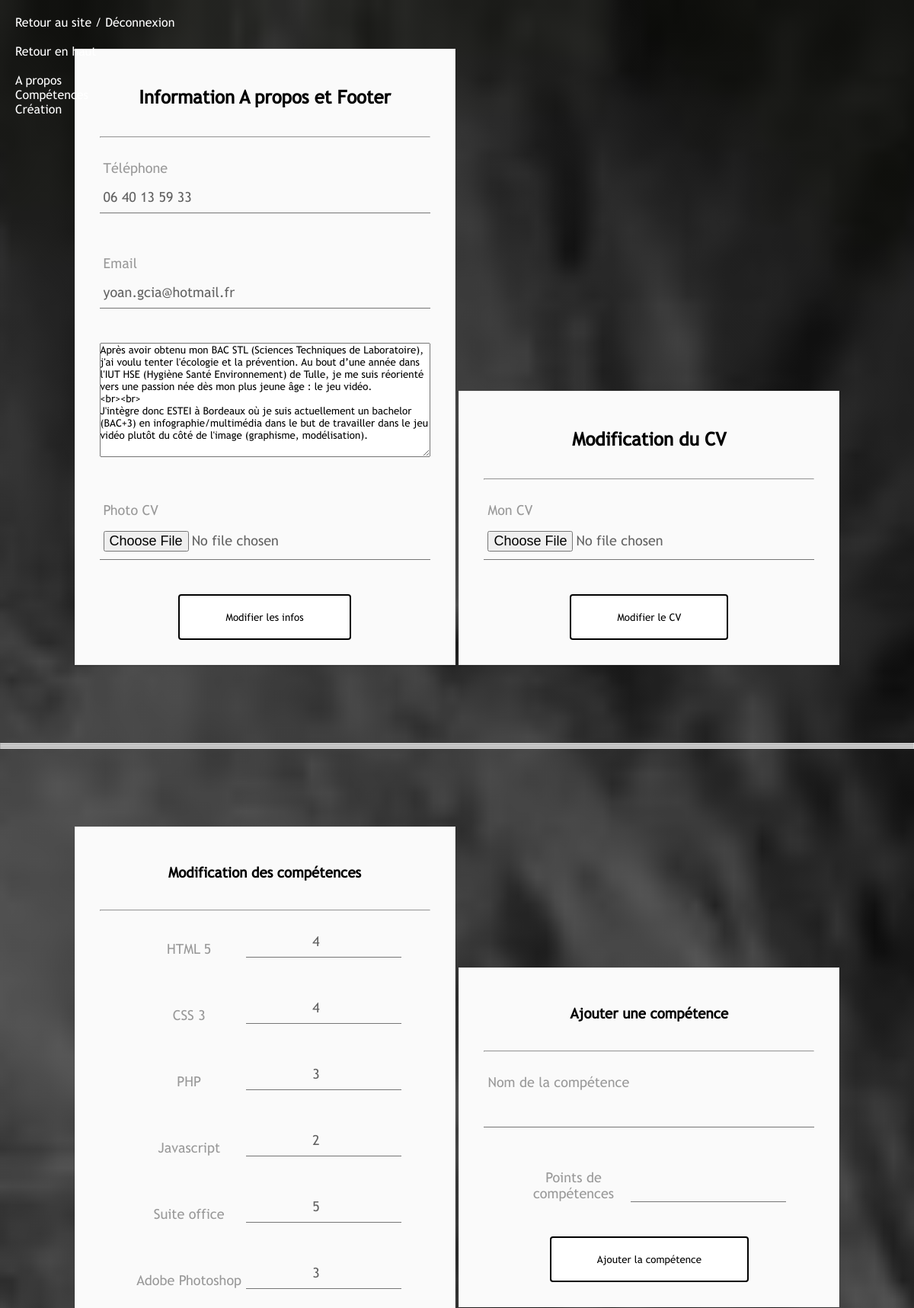
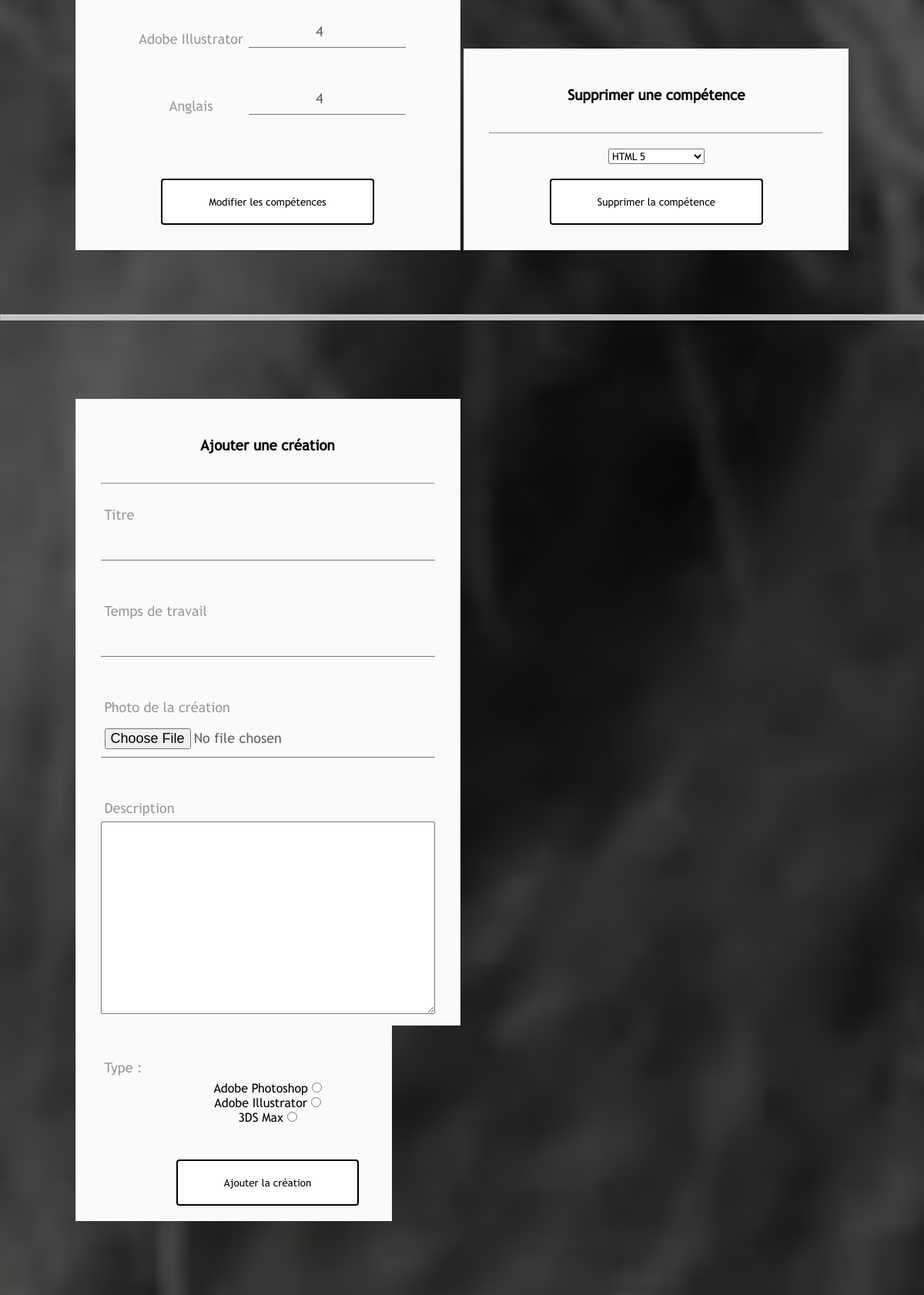
The page /admin/index.php (signed in, upper part) on the database its author committed (2 pictures, top to bottom).
### tables this page shows
CREATE TABLE `infos` (
  `id` int(11) NOT NULL,
  `email` varchar(255) NOT NULL,
  `telephone` varchar(255) NOT NULL,
  `apropos` text NOT NULL,
  `photoCV` varchar(255) NOT NULL,
  `CV` varchar(255) NOT NULL DEFAULT 'CV.pdf'
);

CREATE TABLE `competences` (
  `id` int(11) NOT NULL,
  `titre` varchar(255) NOT NULL,
  `points` int(11) NOT NULL
);

### admin/index.php (the view, shortened to what this page needs)
<?php
	$bdd = new PDO('mysql:host=localhost;dbname=yoangarchcbdd;charset=utf8', 'root', '') or die($pdo->errorInfo());
	$connect = false;
	if(isset($_SESSION['user']) && $_SESSION['user']['role'] === 'admin')
	{
		$connect = true;
	}
	$req = $bdd->prepare('SELECT * FROM infos  WHERE id = 1');
	$req->execute();
	$infos = $req->fetch();
	$req = $bdd->prepare('SELECT * FROM competences');
	$req->execute();
	$competences = $req->fetchall(PDO::FETCH_ASSOC);
	$req = $bdd->prepare('SELECT * FROM creations');
	$req->execute();
	$creations = $req->fetchall(PDO::FETCH_ASSOC);
?>
<!DOCTYPE html>
<html>
	<head>
		<link rel="stylesheet" type="text/css" href="css/styleadmin.css">
		<link rel="stylesheet" type="text/css" href="css/font-awesome.min.css">
	</head>
	<body>
		<?php if (!$connect): ?>
		<form class="form1" method="post" action="index.php">
			<input class="input1" type="hidden" class="champ" name="formulaire" value="connection">
			<div class="group">
				<input class="input0" type="text" name="pseudo"><span class="highlight"></span><span class="bar"></span>
				<label class="label0">Pseudo</label>
			</div>
			<div class="group">
				<input class="input0" type="password" name="password" ><span class="highlight"></span><span class="bar"></span>
				<label class="label0">Password</label>
			</div>
			<button type="submit" value"connect" class="button buttonBlue">Connection
				<div class="ripples buttonRipples"><span class="ripplesCircle"></span></div>
			</button>
		</form>
		<?php else: ?>
		<nav>
			<a href="../index.php" id="deco" class="backto backtosite">Retour au site / Déconnexion</a>
			<br>
			<br>
			<a href="#" class=" js-scrollTo backto backtotop">Retour en haut</a>
			<br>
			<br>
			<a href="#" class="js-scrollTo backto backtoapropos">A propos</a>
			<br>
			<a href="#competences" class="js-scrollTo backto backtocompetences">Compétences</a>
			<br>
			<a href="#creas" class="js-scrollTo backto backtocreations">Création</a>
			<br>
		</nav>
		<section id="formulaire_infos">
			<form class="form1 divinlinbloc" method="post" action="index.php" enctype="multipart/form-data">
				<h1>Information A propos et Footer</h1>
				<br><br><hr><br>
				<div class="group">
					<label class="label1">Téléphone</label><br><br>
					<input class="input1" type="text" name="telephone" value="<?=$infos['telephone']?>"><span class="highlight"></span><span class="bar"></span>
				</div>
				<div class="group">
					<label class="label1">Email</label><br><br>
					<input class="input1" type="email" name="email" value="<?=$infos['email']?>"><span class="highlight"></span><span class="bar"></span>
				</div>
				<div class="group">
					<textarea class="txtapropos" name="apropos"><?=$infos['apropos']?></textarea>
				</div>
				<div class="group">
					<label class="label1">Photo CV</label><br><br>
					<input class="input1" type="file" name="picture" ><span class="highlight"></span><span class="bar"></span>
				</div>
				<input class="boutonedit" type="submit" value="Modifier les infos">
			</form>
			<form class="form1 divinlinbloc" method="post" action="index.php" enctype="multipart/form-data">
				<h1>Modification du CV</h1>
				<br><br><hr><br>
				<div class="group">
					<label class="label1">Mon CV</label><br><br>
					<input class="input1" type="file" name="cv"><span class="highlight"></span><span class="bar"></span>
				</div>
				<input class="boutonedit" type="submit" value="Modifier le CV">
			</form>
		</section>
		<br><br><hr><hr><hr><hr><br><br>
		<section id="competences">
			<div class="divinlinbloc">
				<div class="divinlinbloc">
					<section id="edit_competences">
						<form class="form1" method="post" action="index.php">
							<h1>Modification des compétences</h1>
							<br><br><hr><br>
							<?php foreach ($competences as $competence): ?>
								<div class="group">
									<div class="divinlinbloc">
										<label class="label2"><?=$competence['titre']?></label>
									</div>
									<div class="divinlinbloc">
										<input class="input2" type="number" name="<?=$competence['id']?>" value="<?=$competence['points']?>"><span class="highlight"></span><span class="bar"></span>
									</div>
								</div>
							<?php endforeach ?>
							<br><br>
							<input class="boutonedit" type="submit" value="Modifier les compétences">
						</form>
					</section>
				</div>
				<div class="divinlinbloc">
					<section id="add_competences">
						<form class="form1" method="post" action="index.php">
							<h1>Ajouter une compétence</h1>
							<br><br><hr><br>
							<div class="group">
								<label class="label1">Nom de la compétence</label><br><br>
								<input class="input1" type="text" name="titre"><span class="highlight"></span><span class="bar"></span>
							</div>
							<div class="group">
								<div class="divinlinbloc">
									<label class="label2">Points de compétences</label>
								</div>
								<div class="divinlinbloc">
									<input class="input2" type="number" name="points"><span class="highlight"></span><span class="bar"></span>
								</div>
							</div>
							<input class="boutonedit" type="submit" value="Ajouter la compétence">
						</form>
					</section>
					<section id="del_competences">
						<form class="form1" method="post" action="index.php" enctype="multipart/form-data">
							<h1>Supprimer une compétence</h1>
							<br><br><hr><br>
							<SELECT name="id" size="1">
								<?php foreach ($competences as $competence): ?>
									<option value="<?=$competence['id']?>"><?=$competence['titre']?></option>
								<?php endforeach ?>
							</SELECT>
							<br><br>
							<input class="boutonedit" type="submit" value="Supprimer la compétence">
						</form>
					</section>
				</div>
			</div>
			<br><br><hr><hr><hr><hr><br><br>
			<div id="creas" class="divinlinbloc">
				<div class="divinlinbloc">
					<section id="add_creation">
						<form class="form1" method="post" action="index.php" enctype="multipart/form-data">
							<h1>Ajouter une création</h1>
							<br><br><hr><br>
							<div class="group">
								<label class="label1">Titre</label><br><br>
								<input class="input1" type="text" name="titre"><span class="highlight"></span><span class="bar"></span>
							</div>
							<div class="group">
								<label class="label1">Temps de travail</label><br><br>
								<input class="input1" type="text" name="temp"><span class="highlight"></span><span class="bar"></span>
							</div>
							<div class="group">
								<label class="label1">Photo de la création</label><br><br>
								<input class="input1" type="file" name="picture"><span class="highlight"></span><span class="bar"></span>
							</div>
							<div class="group">
								<label class="label1">Description</label><br><br>
								<textarea class="txtdescription" name="description"></textarea>
							</div>
							<div class="group">
								<label class="label1">Type :</label><br><br>
								<label>Adobe Photoshop
									<input type="radio" name="type" value="photo">
								</label><br>
								<label>Adobe Illustrator
									<input type="radio" name="type" value="illu">
								</label><br>
								<label>3DS Max
									<input type="radio" name="type" value="c3ds">
								</label><br>
							</div>
							<input class="boutonedit" type="submit" value="Ajouter la création">
						</form>
					</section>
				</div>
				<div class="divinlinbloc">
					<section id="del_creation">
						<form class="form1" method="post" action="index.php" enctype="multipart/form-data">
							<h1>Supprimer une création</h1>
							<br><br><hr><br>
							<SELECT name="id" size="1">
								<?php foreach ($creations as $creation): ?>
									<option value="<?=$creation['id']?>"><?=$creation['titre']?></option>
								<?php endforeach ?>
							</SELECT>
							<br><br>
							<input class="boutonedit" type="submit" value="Supprimer la création">
						</form>
					</section>
				</div>
			</div>
			<br><br><hr><hr><hr><hr><br><br>
		</section>
		<?php endif ?>
	</body>
</html>

### admin/css/styleadmin.css (style rules this page uses)
* { margin: 0px; padding: 0px; color: black; box-sizing: border-box; font-family: 'trebuchet'; }
body { background-image: -moz-linear-gradient(top, rgba(0,0,0,0.5), rgba(0,0,0,0.5)), url("../../IMG/lion.jpg"); background-image: -webkit-linear-gradient(top, rgba(0,0,0,0.5), rgba(0,0,0,0.5)), url("../../IMG/lion.jpg"); background-image: -ms-linear-gradient(top, rgba(0,0,0,0.5), rgba(0,0,0,0.5)), url("../../IMG/lion.jpg"); background-image: linear-gradient(top, rgba(0,0,0,0.5), rgba(0,0,0,0.5)), url("../../IMG/lion.jpg"); background-repeat: no-repeat; background-size: cover; background-attachment: fixed; background-position: center center; text-align: center; margin: 0 auto; }
nav { position: fixed; top: 20px; left: 20px; height: 150px; text-align: left; }
.backto { color: white; text-decoration: none; }
.form1 { width: 500px; margin: 4em auto; padding: 3em 2em 2em 2em; background: #fafafa; border: 1px solid #ebebeb; box-shadow: rgba(0,0,0,0.14902) 0px 1px 1px 0px,rgba(0,0,0,0.09804) 0px 1px 2px 0px; }
.group { position: relative; margin-bottom: 45px; }
.input1 { font-size: 18px; padding: 10px 10px 10px 5px; -webkit-appearance: none; display: block; background: #fafafa; color: #636363; width: 100%; border: none; border-radius: 0; border-bottom: 1px solid #757575; }
.label1 { color: #999; font-size: 18px; font-weight: normal; position: absolute; pointer-events: none; left: 5px; top: 10px; -webkit-transition:all 0.2s ease; transition: all 0.2s ease; }
.highlight { position: absolute; height: 60%; width: 100px; top: 25%; left: 0; pointer-events: none; opacity: 0.5; }
.txtapropos { width: 100%; height: 150px; }
.boutonedit { background: white; border: 2px solid black; border-radius: 4px; color: black; padding: 20px 60px 20px 60px; }
.input2 { font-size: 18px; padding: 10px 10px 10px 5px; -webkit-appearance: none; display: inline-block; position: relative; background: #fafafa; color: #636363; border: none; border-radius: 0; border-bottom: 1px solid #757575; text-align: center; }
.label2 { color: #999; font-size: 18px; font-weight: normal; position: relative; display: inline-block; pointer-events: none; left: 5px; top: 10px; -webkit-transition:all 0.2s ease; transition: all 0.2s ease; width: 150px; }
.divinlinbloc { display: inline-block; }
.txtdescription { width: 100%; height: 250px; }

### rows shown on the page
infos: telephone "06 40 13 59 33", email "yoan.gcia@hotmail.fr", apropos "Après avoir obtenu mon BAC STL (Sciences Techniques de Laboratoire), j'ai voulu tenter l'écologie et la prévention. Au bout d’une année dans l'IUT HSE (Hygiène Santé Environnement) de Tulle, je me suis réorienté vers une passion née dès mon plus jeune âge : le jeu vidéo. <br><br> J'intègre donc ESTEI à Bordeaux où je suis actuellement un bachelor (BAC+3) en infographie/multimédia dans le but de travailler dans le jeu vidéo plutôt du côté de l'image (graphisme, modélisation)."
competences: titre "HTML 5", points "4"
competences: titre "CSS 3", points "4"
competences: titre "PHP", points "3"
competences: titre "Javascript", points "2"
competences: titre "Suite office", points "5"
competences: titre "Adobe Photoshop", points "3"
competences: titre "Adobe Illustrator", points "4"
competences: titre "Anglais", points "4"

### other values the page prints
form field id "HTML 5"
form field id "Plateau de jeu"
